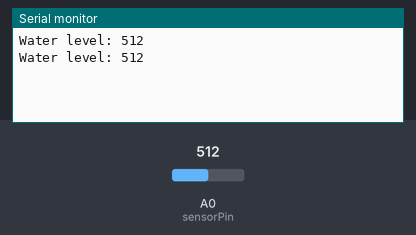
A sketch run on a simulated Arduino Uno, built with avr-gcc and run on an emulated ATmega328P. On the bench: the last lines printed to the serial monitor. The inputs (shaded band) are chosen by the test bench; at power-on: A0 (sensorPin) = 512.

Above: at 1.8 s.
1.9 s: A0 (sensorPin) set to 716
At 2.5 s:
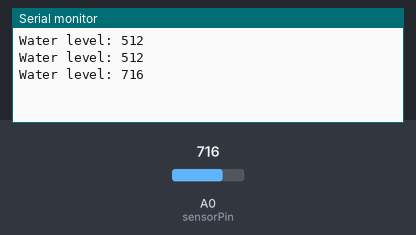
3.4 s: A0 (sensorPin) set to 900
At 4.8 s:
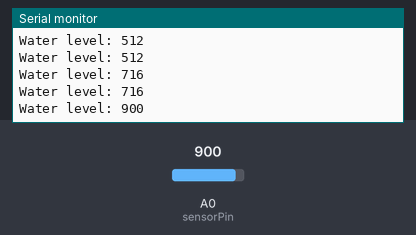
Timing chart, 0 to 6.4 s (numbered marks = the images above; inputs shaded):
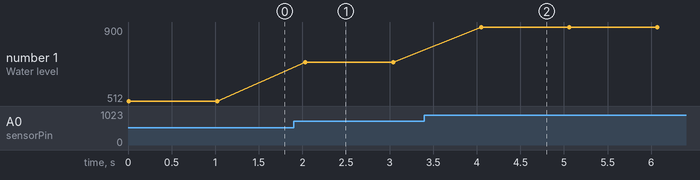

The sketch:

HWO38.ino
```cpp
#define sensorPower 7
#define sensorPin A0

int val = 0;

void setup() {

	pinMode(sensorPower, OUTPUT);

	digitalWrite(sensorPower, LOW);

	Serial.begin(9600);
}

void loop() {

	int level = readSensor();

	Serial.print("Water level: ");
	Serial.println(level);

	delay(1000);
}

//This is a function used to get the reading
int readSensor() {
	digitalWrite(sensorPower, HIGH);	// Turn the sensor ON
	delay(10);							// wait 10 milliseconds
	val = analogRead(sensorPin);		// Read the analog value form sensor
	digitalWrite(sensorPower, LOW);		// Turn the sensor OFF
	return val;							// send current reading
}
```

Measured:
- after the input at 1.9 s, the serial monitor: prints a new line after 0.13 s (image 1)
- after the input at 3.4 s, the serial monitor: prints a new line after 0.65 s (image 2)
- plotted number 1: 512 → 716 after the input at 1.9 s, 716 → 900 after the input at 3.4 s
